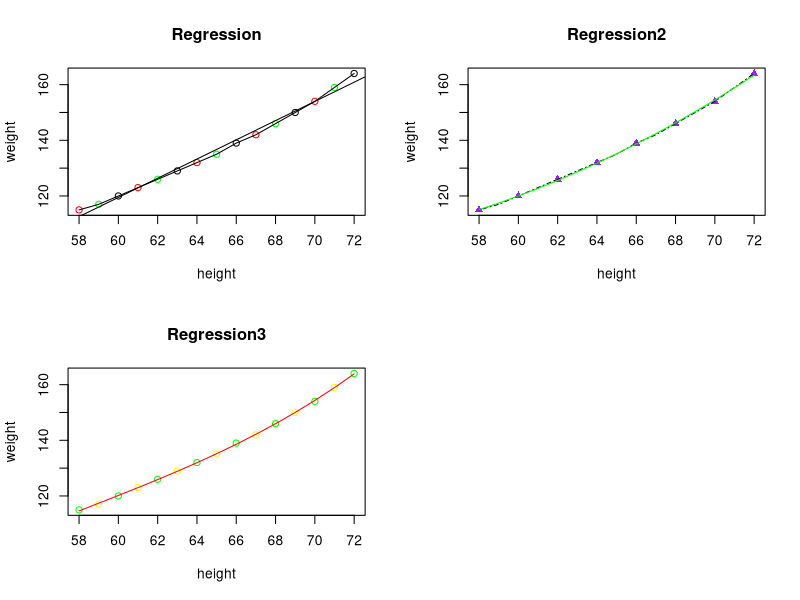
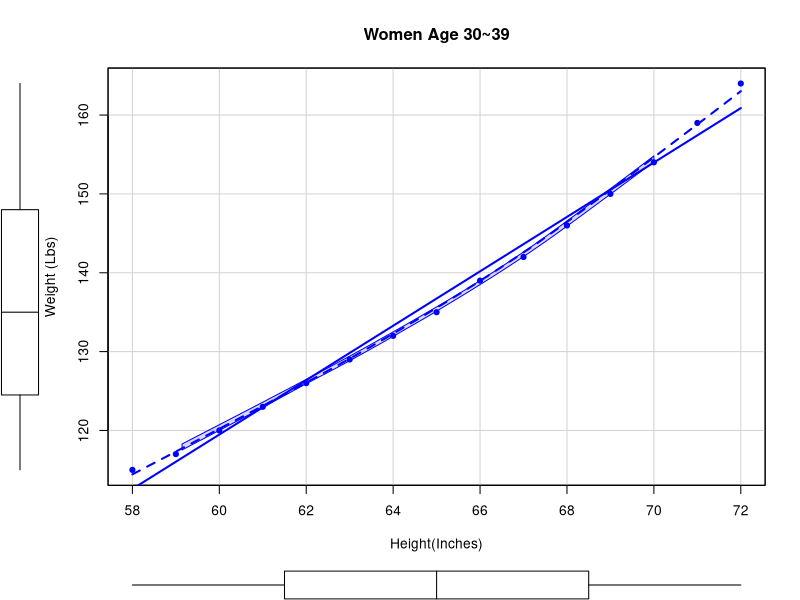
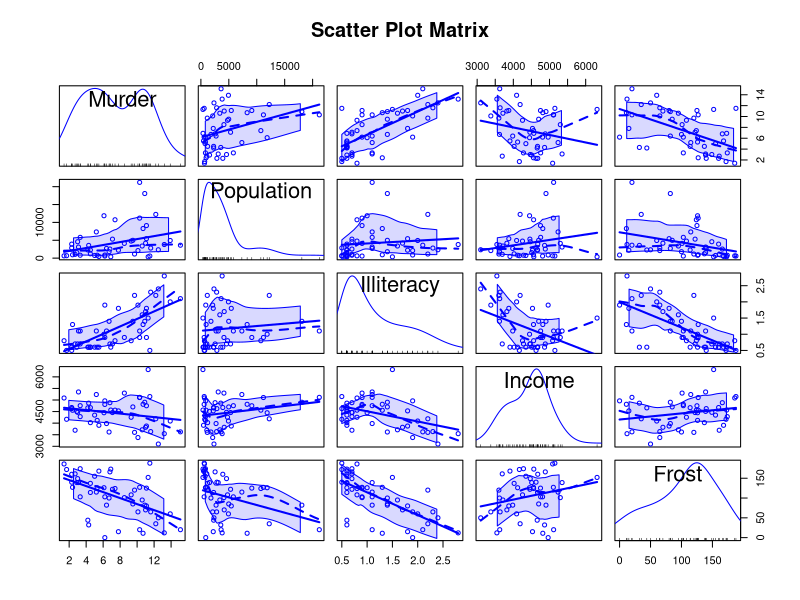
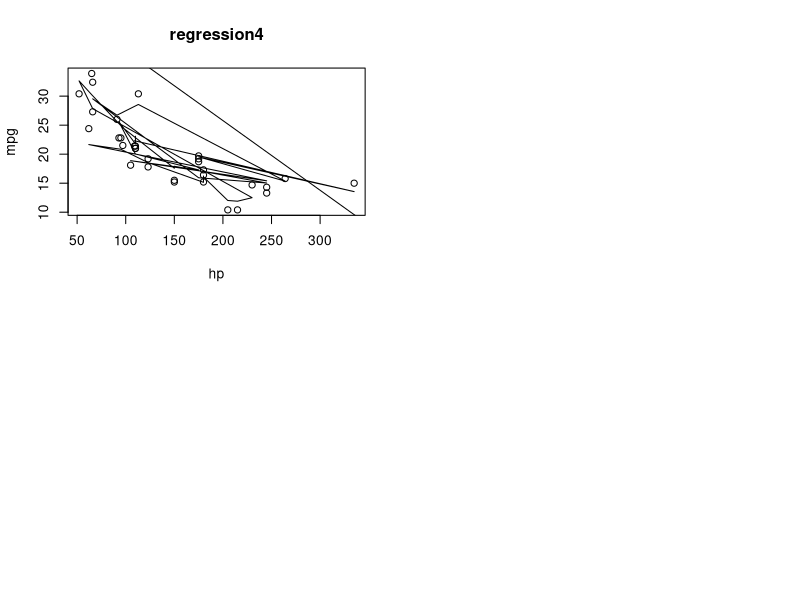
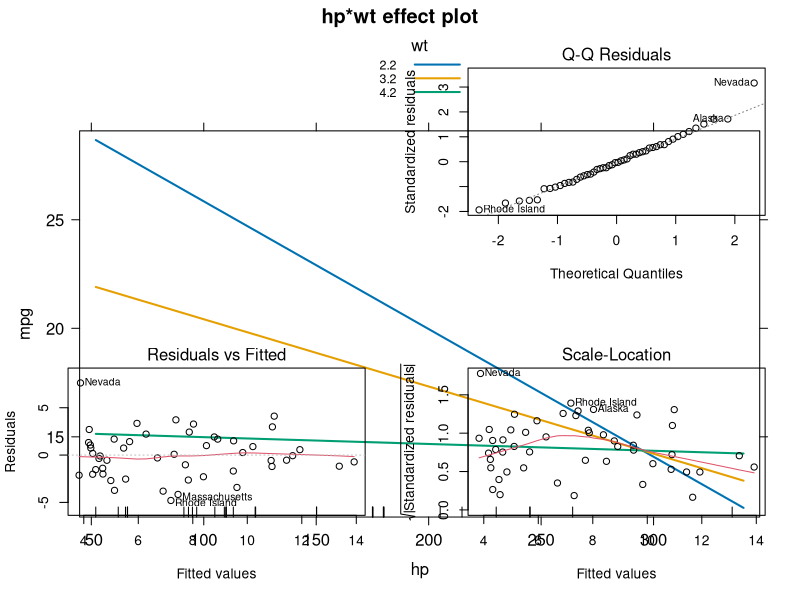
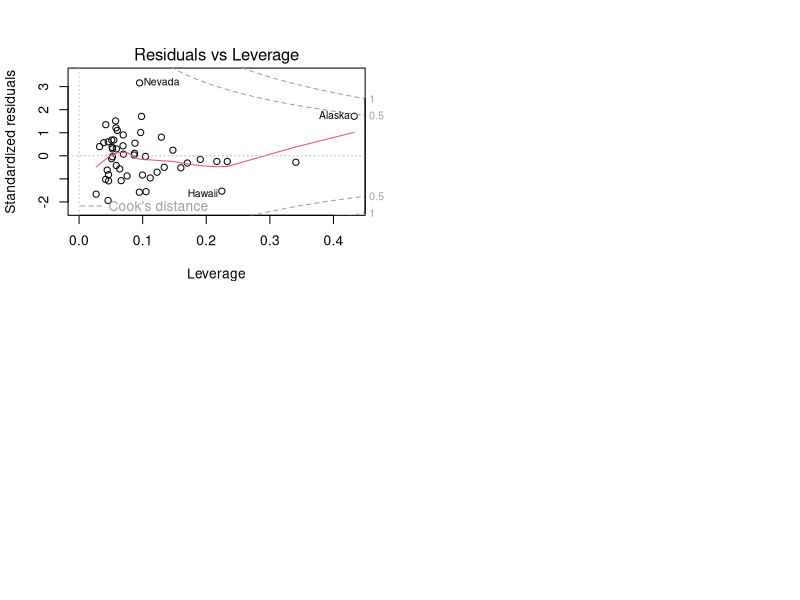
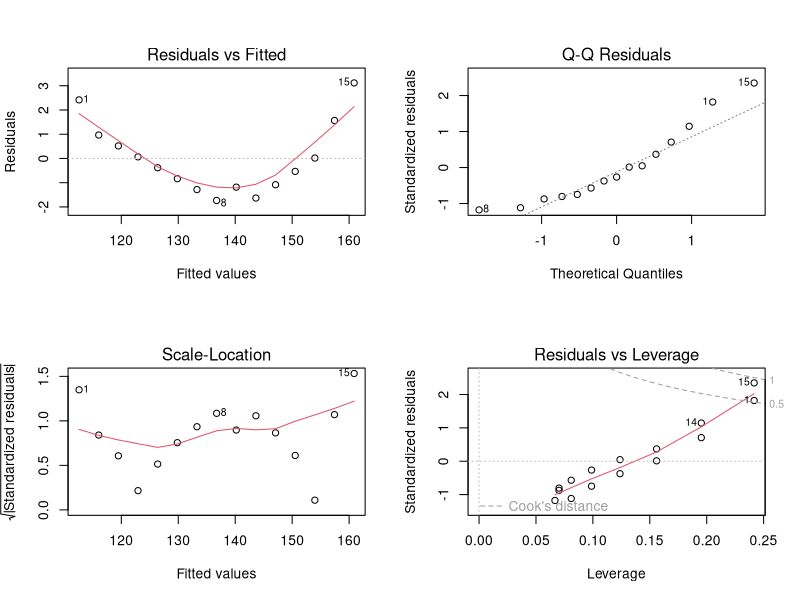
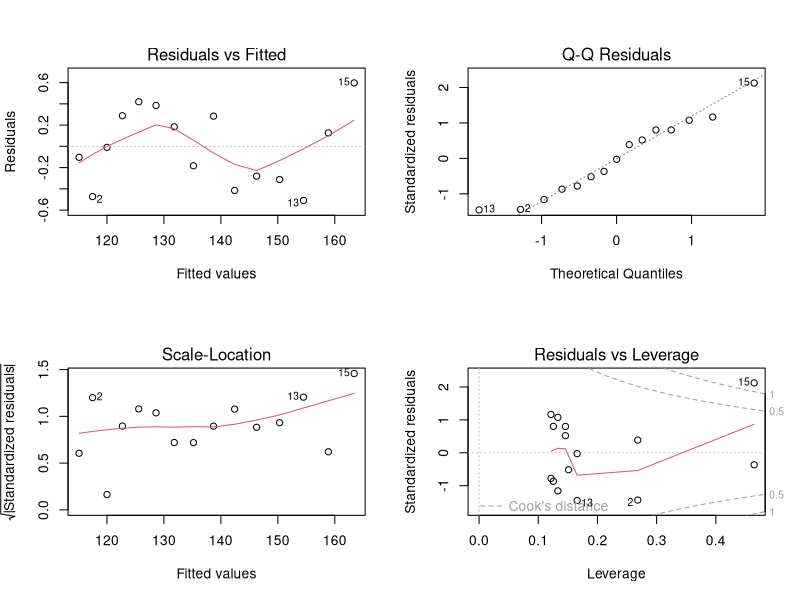

These figures' R source, in order: (Note: this script raises an error after producing the figures.)
############Regression Analysis

#######ps: qq plot is used for make sure the residues comform to normal distributions
#######1.simple linear regression
par(mfrow=c(2,2))
fit <- lm(weight~height, data = women)
fit
residuals(fit)
plot(women$height,women$weight,
     main = "Regression",
     xlab = "height",
     ylab = "weight",
     col = c("red","green","black"))
abline(fit)
lines(women$height,women$weight)
fitted(fit)

residuals(fit)

#########2.mpolynomial regression(power = 2)
fit2 <- lm(weight~height + I(height^2),data = women)
fit2
summary(fit2)

plot(women$height, women$weight,
     xlab = "height",
     ylab = "weight",
     main = "Regression2",
     col = c("purple","white"),
     pch = 17
     )
lines(women$height, women$weight,lty = 10)

lines(women$height, fitted(fit2),col = "green")
#abline(fit2)
#########3. polynomial regression (power = 3)
fit3 <- lm(weight~height + I(height^2) + I(height^3), data = women)
fit3
summary(fit3)
#plot(fit3)
plot(women$height,women$weight,
     xlab = "height",
     ylab = "weight",
     main = "Regression3",
     col = c("green","yellow")
     )
lines(women$height, fitted(fit3),col = "red")

##########4.using scatterplot function to plot scatter plot
library(carData)
library(car)
scatterplot(weight~height,data=women,
            spread = FALSE,
            smooth.args=list(Ity=2),pch=19,
            main = "Women Age 30~39",
            xlab = "Height(Inches)",
            ylab = "Weight (Lbs)")

###########5. multi-factor regression--- with interaction
states <- as.data.frame(state.x77[,c("Murder", "Population","Illiteracy", "Income", "Frost")])
cor(states)
library(carData)
library(car)
scatterplotMatrix(states,spread=FALSE,smoother.arg = list(lty = 2),
                  main = "Scatter Plot Matrix")

###########6. multi-factor linear regression---with interaction

fit4<- lm(mpg~hp + wt+ wt:hp, data = mtcars)
summary(fit4)
plot(mtcars$hp,mtcars$mpg,
     xlab = "hp",
     ylab = "mpg",
     main = "regression4")
abline(fit4)
lines(mtcars$hp,fitted(fit4))

#use effect function to see the interaction effects on regression plot
library(carData)
library(effects)
plot(effect("hp:wt",fit4,,list(wt = c(2.2,3.2,4.2))),multiline = TRUE)


###########6. use confit function to analyse regression
states <- as.data.frame(state.x77[,c("Murder", "Population","Illiteracy", "Income", "Frost")])
fit5 <- lm(Murder~Population + Illiteracy + Income + Frost, data=states)
confint(fit5)
plot(fit5)


############7. testing regression 
fit6 <- lm(weight~height, data = women)
par(mfrow = c(2,2))
plot(fit6)
fit7 <- lm(weight~height + I(height^2),data = women)
par(mfrow = c(2,2))
plot(fit7)
# as the 13th and 15th observed points seem like distracting point, we can delete them
newfit7 <- lm(weight~height + I(height^2), data = women[-c])
# my test 
newstates <- as.data.frame(state.x77[,c("Murder", "Population","Illiteracy", "Income", "Frost")])
fit8 <- lm(Murder~Population+Illiteracy +Income + Frost, data = newstates)
par(mfrow = c(2,2))
plot(fit8)
plot(fitted(fit8), newstates$Murder,
     xlab = "a",
     ylab = "b",
     main = "main")

############8. strengthened regression and fitting
#testing homoscedasticity by using qqPlot Function(qqPlot, not qqplot)
library(carData)
library(car)
states <- as.data.frame(state.x77[,c("Murder", "Population","Illiteracy", "Income", "Frost")])
fit9 <- lm(Murder~ Population + Illiteracy + Income + Frost, data = states)
qqPlot(fit9,
       labels = row.names(states),
       id.method = "identify",
       simulate = TRUE,
       main = "Q-Q Plot"
)
